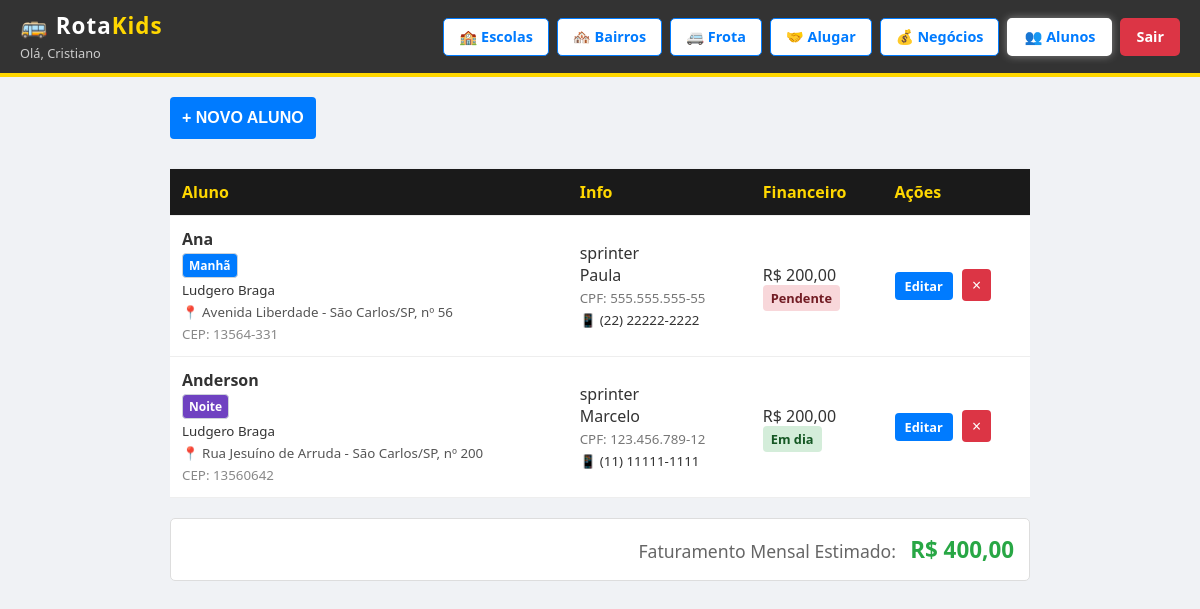
Page /cadastrar-aluno.php (signed in) on the committed database.
### tables this page shows
CREATE TABLE `alunos` (
  `id` int(11) NOT NULL,
  `motorista_id` int(11) NOT NULL,
  `veiculo_id` int(11) NOT NULL,
  `nome_aluno` varchar(100) NOT NULL,
  `escola` varchar(100) DEFAULT NULL,
  `turno` enum('Manhã','Tarde','Noite','Integral') DEFAULT 'Manhã',
  `nome_responsavel` varchar(100) DEFAULT NULL,
  `cpf_responsavel` varchar(20) DEFAULT NULL,
  `cep` varchar(10) DEFAULT NULL,
  `endereco` varchar(255) DEFAULT NULL,
  `numero_endereco` varchar(10) DEFAULT NULL,
  `telefone_responsavel` varchar(20) DEFAULT NULL,
  `status_financeiro` enum('em_dia','inadimplente') DEFAULT 'em_dia',
  `seg_ida` tinyint(1) DEFAULT 1,
  `seg_volta` tinyint(1) DEFAULT 1,
  `ter_ida` tinyint(1) DEFAULT 1,
  `ter_volta` tinyint(1) DEFAULT 1,
  `qua_ida` tinyint(1) DEFAULT 1,
  `qua_volta` tinyint(1) DEFAULT 1,
  `qui_ida` tinyint(1) DEFAULT 1,
  `qui_volta` tinyint(1) DEFAULT 1,
  `sex_ida` tinyint(1) DEFAULT 1,
  `sex_volta` tinyint(1) DEFAULT 1,
  `data_cadastro` datetime DEFAULT current_timestamp(),
  `valor_mensalidade` decimal(10,2) DEFAULT 0.00
);

CREATE TABLE `veiculos` (
  `id` int(11) NOT NULL,
  `motorista_id` int(11) NOT NULL,
  `modelo` varchar(100) NOT NULL,
  `placa` varchar(10) NOT NULL,
  `ano` int(4) DEFAULT NULL,
  `capacidade` int(11) DEFAULT NULL,
  `para_alugar` tinyint(1) DEFAULT 0,
  `data_cadastro` datetime DEFAULT current_timestamp(),
  `alugar` tinyint(1) DEFAULT 0
);

### cadastrar-aluno.php (the view, shortened to what this page needs)
<?php
require 'config.php';
$motorista_id = $_SESSION['id'];
$aluno_editar = null;
$sql_alunos = "SELECT a.id, a.nome_aluno, a.escola, a.turno, a.nome_responsavel, a.cpf_responsavel, a.cep, a.telefone_responsavel, a.valor_mensalidade, a.status_financeiro, a.endereco, a.numero_endereco, v.modelo as nome_van FROM alunos a JOIN veiculos v ON a.veiculo_id = v.id WHERE a.motorista_id = $motorista_id ORDER BY a.nome_aluno ASC";
$lista_alunos = $conn->query($sql_alunos);
$faturamento_total = 0;
?>
<!DOCTYPE html>
<html lang="pt-br">
<head>
    <link rel="stylesheet" href="style.css?v=<?php echo time(); ?>">
</head>
<body>
    <?php include 'menu.php'; ?>
    <div class="container" style="padding: 20px; max-width: 900px; margin: 0 auto;">
        <?php if(!$aluno_editar): ?>
            <button onclick="toggleFormulario()" style="margin-bottom: 20px; width: auto; background-color: #007bff; color: white; border: none;">
                + Novo Aluno
            </button>
        <?php endif; ?>
        <?php if ($lista_alunos->num_rows > 0): ?>
            <div style="overflow-x:auto;">
<table class="tabela-alunos">
            <thead>
                <tr>
                    <th>Aluno</th>
                    <th>Info</th>
                    <th>Financeiro</th>
                    <th>Ações</th>
                </tr>
            </thead>
            <tbody>
                <?php while($aluno = $lista_alunos->fetch_assoc()):
                    $faturamento_total += $aluno['valor_mensalidade'];
                    $classe_turno = "turno-manha";
                    if($aluno['turno'] == 'Noite') $classe_turno = "turno-noite";
                    $tel_formatado = $aluno['telefone_responsavel'];
                    $apenas_numeros = preg_replace("/[^0-9]/", "", $tel_formatado);
                    if(strlen($apenas_numeros) == 11) {
                        $tel_formatado = "(".substr($apenas_numeros,0,2).") ".substr($apenas_numeros,2,5)."-".substr($apenas_numeros,7);
                    }
                ?>
                    <tr>
                        <td>
                            <strong><?php echo $aluno['nome_aluno']; ?></strong><br>
                            <span class="badge-turno <?php echo $classe_turno; ?>"><?php echo $aluno['turno']; ?></span><br>
                            <small><?php echo $aluno['escola']; ?></small><br>
                            <small style="color: #555;">📍 <?php echo $aluno['endereco']; ?>, nº <?php echo $aluno['numero_endereco']; ?></small><br>
                            <small style="color: #888;">CEP: <?php echo $aluno['cep']; ?></small>
                        </td>
                        <td>
                            <?php echo $aluno['nome_van']; ?><br>
                            <?php echo $aluno['nome_responsavel']; ?><br>
                            <small style="color:#777;">CPF: <?php echo $aluno['cpf_responsavel'] ? $aluno['cpf_responsavel'] : '-'; ?></small><br>
                            <small>📱 <?php echo $tel_formatado; ?></small>
                        </td>
                        <td>
                            <?php if($aluno['valor_mensalidade'] > 0): ?>
                                R$ <?php echo number_format($aluno['valor_mensalidade'], 2, ',', '.'); ?><br>
                            <?php endif; ?>
                            <?php
                            $st = trim($aluno['status_financeiro']);
                            if($st == 'em_dia' || $st == '1'):
                            ?>
                                <span class="status-em-dia">Em dia</span>
                            <?php else: ?>
                                <span class="status-atrasado">Pendente</span>
                            <?php endif; ?>
                        </td>
                        <td>
                            <a href="?editar=<?php echo $aluno['id']; ?>" class="btn-editar">Editar</a>
                            <a href="?excluir=<?php echo $aluno['id']; ?>"
                               onclick="return confirm('Tem certeza?');"
                               style="color: white; background: #dc3545; padding: 5px 10px; text-decoration: none; border-radius: 4px;">
                               &times;
                            </a>
                        </td>
                    </tr>
                <?php endwhile; ?>
            </tbody>
        </table>
            </div>
            <div style="margin-top: 20px; background: #fff; padding: 15px; border-radius: 5px; text-align: right; border: 1px solid #ddd;">
                <span style="font-size: 1.1rem; color: #666;">Faturamento Mensal Estimado:</span>
                <strong style="font-size: 1.4rem; color: #28a745; margin-left: 10px;">
                    R$ <?php echo number_format($faturamento_total, 2, ',', '.'); ?>
                </strong>
            </div>
        <?php else: ?>
            <p style="text-align: center; color: #777; margin-top: 20px;">Nenhum aluno cadastrado.</p>
        <?php endif; ?>
    </div>
</body>
</html>

### style.css (style rules this page uses)
:root { --van-amarelo: #FFD700; --van-preto: #1a1a1a; --fundo-site: #f0f2f5; --texto-cor: #333333; --borda-suave: #cccccc; --sucesso: #28a745; --erro: #dc3545; }
* { margin: 0; padding: 0; box-sizing: border-box; }
body { font-family: 'Segoe UI', Tahoma, Geneva, Verdana, sans-serif; background-color: var(--fundo-site); color: var(--texto-cor); min-height: 100vh; }
button { width: 100%; padding: 12px; background-color: var(--van-preto); color: var(--van-amarelo); border: 2px solid var(--van-preto); border-radius: 4px; font-size: 1rem; font-weight: bold; text-transform: uppercase; cursor: pointer; transition: background 0.3s, color 0.3s; }
.tabela-frota, .tabela-alunos { width: 100%; border-collapse: collapse; margin-top: 20px; background: white; box-shadow: 0 2px 5px rgba(0,0,0,0.1); }
.tabela-frota th, .tabela-alunos th, .tabela-frota td, .tabela-alunos td { padding: 12px; text-align: left; border-bottom: 1px solid #eee; }
.tabela-frota th, .tabela-alunos th { background-color: var(--van-preto); color: var(--van-amarelo); }
.btn-acao, .btn-editar, .btn-excluir { padding: 5px 10px; font-size: 0.8rem; text-decoration: none; border-radius: 4px; margin-right: 5px; font-weight: bold; display: inline-block; border: none; width: auto; cursor: pointer; }
.btn-editar { background-color: #007bff; color: white; }
.badge-turno { display: inline-block; padding: 2px 8px; background-color: #e9ecef; color: #495057; border-radius: 10px; font-size: 0.75rem; margin-right: 5px; margin-top: 5px; font-weight: bold; border: 1px solid #ced4da; }
.turno-manha { background-color: #cce5ff; color: #004085; }
.turno-noite { background-color: #d6d8d9; color: #1b1e21; }

### cadastrar-aluno.php (style rules this page uses)
.tabela-alunos { width: 100%; border-collapse: collapse; margin-top: 10px; background: white; }
.tabela-alunos th, .tabela-alunos td { padding: 12px; border-bottom: 1px solid #eee; text-align: left; }
.tabela-alunos th { background: var(--van-preto, #333); color: var(--van-amarelo, #ffc107); }
.status-em-dia { background: #d4edda; color: #155724; padding: 4px 8px; border-radius: 4px; font-weight: bold; font-size: 0.8rem; }
.status-atrasado { background: #f8d7da; color: #721c24; padding: 4px 8px; border-radius: 4px; font-weight: bold; font-size: 0.8rem; }
.badge-turno { font-size: 0.75rem; padding: 3px 6px; border-radius: 4px; color: white; display: inline-block; margin-top: 3px; font-weight: bold; }
.turno-manha { background-color: #007bff; }
.turno-noite { background-color: #6f42c1; }
.btn-editar { background-color: #007bff; color: white; padding: 5px 10px; text-decoration: none; border-radius: 4px; margin-right: 5px; }

### rows in the picture
alunos: nome_aluno "Ana", turno "Manhã", escola "Ludgero Braga", endereco "Avenida Liberdade - São Carlos/SP", numero_endereco "56", cep "13564-331", veiculo.modelo "sprinter", nome_responsavel "Paula", cpf_responsavel "555.555.555-55", telefone_responsavel "(22) 22222-2222", valor_mensalidade "200,00", status_financeiro "Pendente"
alunos: nome_aluno "Anderson", turno "Noite", escola "Ludgero Braga", endereco "Rua Jesuíno de Arruda - São Carlos/SP", numero_endereco "200", cep "13560642", veiculo.modelo "sprinter", nome_responsavel "Marcelo", cpf_responsavel "123.456.789-12", telefone_responsavel "(11) 11111-1111", valor_mensalidade "200,00", status_financeiro "Em dia"

### other values in the picture
$_SESSION['nome'] "Cristiano"
$faturamento_total "400,00"
